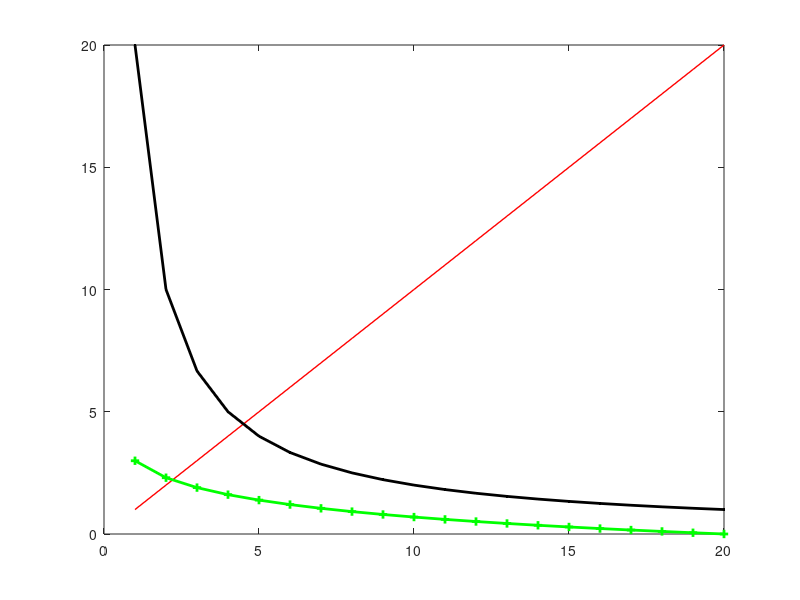

Write the MATLAB code that produced this figure.
N = 20
df = 1:1:N
plot(df, df, "r", "linewidth", 1)
hold on
plot(df, N./df, "k.-", "linewidth", 2)
hold on
plot(df, log(N./df), "g+-", "linewidth", 2)